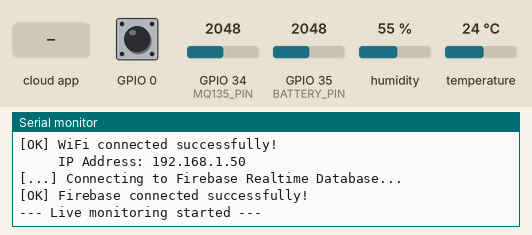
Simulated run of this sketch. Board: ESP32. Shown: the last lines printed to the serial monitor. Inputs (shaded band) come from the test bench; at power-on: humidity 55 %, GPIO 34 (MQ135_PIN) = 2048, GPIO 35 (BATTERY_PIN) = 2048, temperature 24 °C, GPIO 0 HIGH (analog values on the 0–4095 scale). WiFi joins after 1.5 s; servers stay silent unless stated; uploads are accepted with an empty reply; the Firebase database answers and starts empty.

Above: at 2.8 s.
2.9 s: the phone or cloud app sets recipient_email to 0
At 4.5 s:
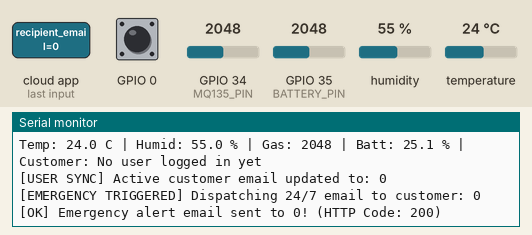
4.8 s: humidity set to 22 %
At 7.5 s:
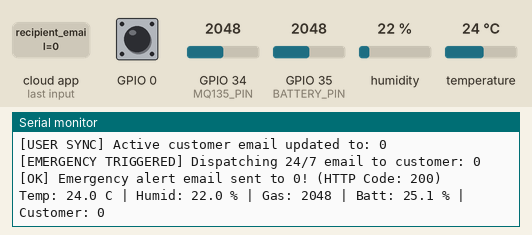
10.5 s: GPIO 34 (MQ135_PIN) set to 1560
At 12.2 s:
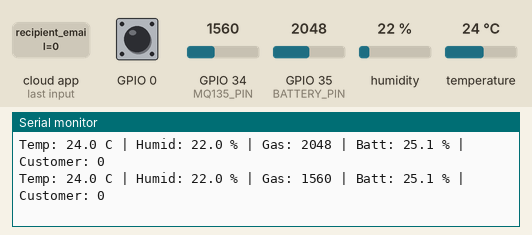
12.3 s: GPIO 35 (BATTERY_PIN) set to 1560
14.1 s: temperature set to 12 °C
At 15.5 s:
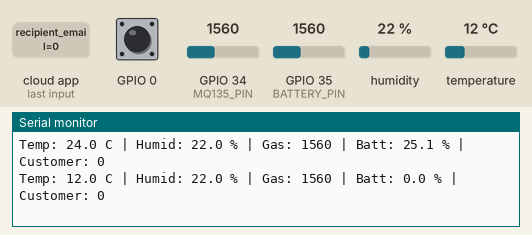
15.9 s: GPIO 34 (MQ135_PIN) set to 1640
At 18.5 s:
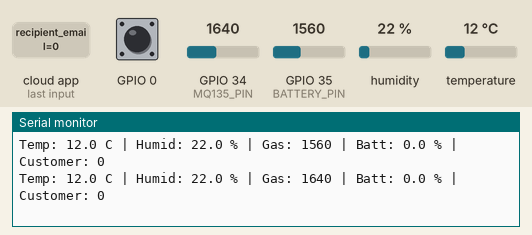
Timing chart, 0 to 18.7 s (numbered marks = the images above; inputs shaded):
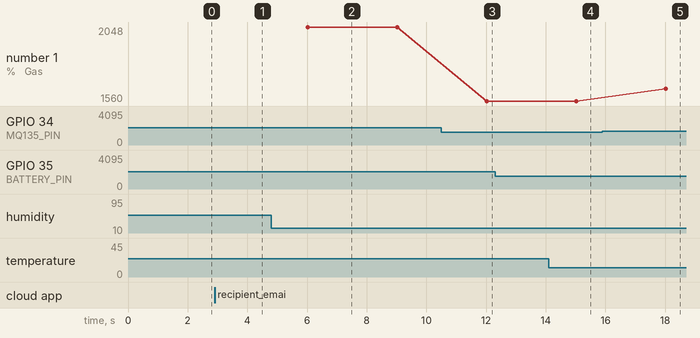

Measured:
- after the input at 2.9 s, the serial monitor: prints a new line after 0.43 s (image 1)
- after the input at 4.8 s, the serial monitor: prints a new line after 1.2 s (image 2)
- after the input at 10.5 s, the serial monitor: prints a new line after 1.5 s (image 3)
- after the input at 14.1 s, the serial monitor: prints a new line after 0.92 s (image 4)
- after the input at 15.9 s, the serial monitor: prints a new line after 2.1 s (image 5)
- plotted number 1: 2048 → 1560 after the input at 10.5 s, 1560 → 1640 after the input at 15.9 s

The sketch:

air_quality_monitor.ino
```cpp
/*
 * ============================================
 * ESP32 Air Quality Monitor (Multi-User Ready)
 * - Sends sensor data to Firebase Realtime Database
 * - DYNAMICALLY fetches the logged-in customer's email from Firebase
 * - Dispatches 24/7 Emergency Alerts to ANY customer's Gmail
 *   (Customer just logs in with Google on the website - zero setup for customer!)
 * ============================================
 *
 * WIRING:
 *   DHT11 DATA   -> GPIO 4
 *   MQ-135 AO    -> GPIO 34 (via voltage divider)
 *   Battery ADC  -> GPIO 35 (via 100k/100k divider)
 */

#include <WiFi.h>
#include <WiFiManager.h> // WiFiManager by tzapu (Install via Arduino Library Manager)
#include <WiFiClientSecure.h>
#include <HTTPClient.h>
#include <Firebase_ESP_Client.h>
#include <DHT.h>

#include "addons/TokenHelper.h"
#include "addons/RTDBHelper.h"

// ============================================
// SYSTEM & CLOUD CONFIGURATION (Setup by Creator ONCE)
// ============================================
// Note: WiFi is now automatically configured via "AirQuality-Setup" Captive Portal!
// No hardcoded passwords needed!

// Firebase Project Config
#define API_KEY         "AIzaSyDMKU--Mqbn9eRkmVdgbf2dz9BE0J19_CA"
#define DATABASE_URL    "https://air-quality-monitor-50d6c-default-rtdb.asia-southeast1.firebasedatabase.app"

// Firebase Authentication for ESP32
#define USER_EMAIL      "esp32device@gmail.com"
#define USER_PASSWORD   "esp32pass123"

// Google Apps Script Webhook URL (Processes 24/7 emergency emails for any customer)
// Setup: Paste your deployed Google Apps Script Web App URL here
#define GOOGLE_SCRIPT_WEBHOOK_URL "https://script.google.com/macros/s/AKfycbx5ejwP3ws6pUvstoxEI5PJd7yKA26wlXqTAxPROqf7V8u1VtVDr9XN6gYraY-p-rLOsA/exec"

// Emergency Hazard Thresholds
#define EMERGENCY_GAS_THRESHOLD   1600   // MQ-135 reading above 1600 = Hazardous Gas/Smoke
#define EMERGENCY_TEMP_THRESHOLD  40.0   // DHT11 Temp above 40°C = Fire/Extreme Heat
#define EMERGENCY_HUMID_THRESHOLD 88.0   // DHT11 Humidity above 88% = Critical Condensation

// 5-minute cooldown between emails to prevent inbox spam
#define ALERT_COOLDOWN_MS        300000

// ============================================
// PIN DEFINITIONS
// ============================================

#define DHT_PIN         4       // DHT11 DATA pin
#define DHT_TYPE        DHT11   // Sensor type
#define MQ135_PIN       34      // MQ-135 Analog Output (ADC1_CH6)
#define BATTERY_PIN     35      // Battery voltage divider (ADC1_CH7)

#define SEND_INTERVAL   3000    // Send data every 3 seconds

// ============================================
// OBJECTS & VARIABLES
// ============================================

DHT dht(DHT_PIN, DHT_TYPE);

FirebaseData fbdo;
FirebaseAuth fbAuth;
FirebaseConfig fbConfig;

unsigned long lastSendTime = 0;
unsigned long lastAlertSentTime = 0;
bool firebaseReady = false;

// Dynamically holds the currently logged-in customer's email from Firebase
String currentCustomerEmail = "";

const float BATTERY_FULL = 4.2;
const float BATTERY_EMPTY = 3.0;

// Function Declarations
void connectWiFi();
void sendToFirebase(float temperature, float humidity, int gas, float battery);
void updateCustomerEmailFromFirebase();
void checkEmergencyAndSendEmail(float temperature, float humidity, int gas);
void dispatchEmailToCustomer(String targetEmail, String subject, String emailBody);

// ============================================
// SETUP
// ============================================

void setup() {
    Serial.begin(115200);
    Serial.println("\n==========================================");
    Serial.println(" ESP32 Air Monitor (Multi-Customer Mode)");
    Serial.println("==========================================\n");

    dht.begin();
    Serial.println("[OK] DHT11 sensor initialized.");

    analogReadResolution(12);
    analogSetAttenuation(ADC_11db);
    Serial.println("[OK] ADC configured (12-bit, 0-3.3V).");

    connectWiFi();

    fbConfig.api_key = API_KEY;
    fbConfig.database_url = DATABASE_URL;
    fbAuth.user.email = USER_EMAIL;
    fbAuth.user.password = USER_PASSWORD;
    fbConfig.token_status_callback = tokenStatusCallback;

    Firebase.begin(&fbConfig, &fbAuth);
    Firebase.reconnectWiFi(true);

    Serial.println("[...] Connecting to Firebase Realtime Database...");

    unsigned long startWait = millis();
    while (!Firebase.ready() && (millis() - startWait) < 15000) {
        delay(100);
    }

    if (Firebase.ready()) {
        firebaseReady = true;
        Serial.println("[OK] Firebase connected successfully!");
        updateCustomerEmailFromFirebase();
    }

    Serial.println("\n--- Live monitoring started ---\n");
}

// ============================================
// MAIN LOOP
// ============================================

void loop() {
    if (millis() - lastSendTime >= SEND_INTERVAL) {
        lastSendTime = millis();

        float temperature = dht.readTemperature();
        float humidity = dht.readHumidity();

        if (isnan(temperature) || isnan(humidity)) {
            temperature = 0;
            humidity = 0;
        }

        int gasRaw = analogRead(MQ135_PIN);

        int batteryRaw = analogRead(BATTERY_PIN);
        float batteryVoltage = (batteryRaw / 4095.0) * 3.3 * 2.0;
        float batteryPercent = ((batteryVoltage - BATTERY_EMPTY) / (BATTERY_FULL - BATTERY_EMPTY)) * 100.0;
        batteryPercent = constrain(batteryPercent, 0, 100);

        Serial.printf("Temp: %.1f C | Humid: %.1f %% | Gas: %d | Batt: %.1f %% | Customer: %s\n",
                       temperature, humidity, gasRaw, batteryPercent,
                       currentCustomerEmail.length() > 0 ? currentCustomerEmail.c_str() : "No user logged in yet");

        if (Firebase.ready()) {
            sendToFirebase(temperature, humidity, gasRaw, batteryPercent);

            // Check every 30 seconds if a new customer logged in
            static unsigned long lastEmailCheck = 0;
            if (millis() - lastEmailCheck > 30000 || currentCustomerEmail == "") {
                lastEmailCheck = millis();
                updateCustomerEmailFromFirebase();
            }
        }

        // Emergency Hazard Detection
        checkEmergencyAndSendEmail(temperature, humidity, gasRaw);
    }
}

// ============================================
// DYNAMIC CUSTOMER EMAIL SYNCHRONIZATION
// ============================================

void updateCustomerEmailFromFirebase() {
    if (Firebase.RTDB.getString(&fbdo, "/alert_settings/recipient_email")) {
        String fetchedEmail = fbdo.stringData();
        if (fetchedEmail.length() > 0 && fetchedEmail != currentCustomerEmail) {
            currentCustomerEmail = fetchedEmail;
            Serial.printf("[USER SYNC] Active customer email updated to: %s\n", currentCustomerEmail.c_str());
        }
    }
}

// ============================================
// EMERGENCY DETECTION & EMAIL DISPATCH
// ============================================

void checkEmergencyAndSendEmail(float temperature, float humidity, int gas) {
    bool gasHazard = (gas >= EMERGENCY_GAS_THRESHOLD);
    bool tempHazard = (temperature >= EMERGENCY_TEMP_THRESHOLD);
    bool humidHazard = (humidity >= EMERGENCY_HUMID_THRESHOLD);

    if (gasHazard || tempHazard || humidHazard) {
        unsigned long currentMillis = millis();

        if (currentMillis - lastAlertSentTime >= ALERT_COOLDOWN_MS || lastAlertSentTime == 0) {
            lastAlertSentTime = currentMillis;

            String subject = "🚨 CRITICAL AIR QUALITY ALERT: Emergency Hazard Detected";
            String body = "Hello,\n\nYour ESP32 Air Quality Monitor has detected dangerous environmental readings:\n\n";

            if (gasHazard) {
                body += "- Hazardous Gas/Smoke Reading: " + String(gas) + " PPM (Threshold: " + String(EMERGENCY_GAS_THRESHOLD) + ")\n";
            }
            if (tempHazard) {
                body += "- Extreme Temperature: " + String(temperature, 1) + " °C (Threshold: " + String(EMERGENCY_TEMP_THRESHOLD, 1) + " °C)\n";
            }
            if (humidHazard) {
                body += "- Critical Condensation/Humidity: " + String(humidity, 1) + " % (Threshold: " + String(EMERGENCY_HUMID_THRESHOLD, 1) + " %)\n";
            }
            body += "\nIMMEDIATE ACTION REQUIRED:\n";
            body += "Please inspect the area for gas leaks, smoke, or fire hazards, and ensure proper ventilation immediately!\n\n";
            body += "Live Website Dashboard: https://air-quality-monitor-delta.vercel.app\n";

            // If we have a customer email from Firebase, send directly to them!
            if (currentCustomerEmail.length() > 0) {
                Serial.printf("\n[EMERGENCY TRIGGERED] Dispatching 24/7 email to customer: %s\n", currentCustomerEmail.c_str());
                dispatchEmailToCustomer(currentCustomerEmail, subject, body);
            } else {
                Serial.println("\n[WARN] Emergency detected, but no customer email is registered in Firebase yet.");
            }
        }
    }
}

/**
 * Dispatch Email to Customer via Google Apps Script Webhook Gateway
 * - Direct Gmail delivery to ANY customer email
 * - Works 24/7 even when website / laptop is completely closed!
 */
void dispatchEmailToCustomer(String targetEmail, String subject, String emailBody) {
    if (WiFi.status() != WL_CONNECTED) {
        Serial.println("[ERROR] WiFi disconnected.");
        return;
    }

    if (String(GOOGLE_SCRIPT_WEBHOOK_URL).indexOf("script.google.com") == -1) {
        Serial.println("[CONFIG NEEDED] Please set your deployed Google Apps Script Webhook URL!");
        return;
    }

    WiFiClientSecure client;
    client.setInsecure();

    HTTPClient http;
    http.setFollowRedirects(HTTPC_STRICT_FOLLOW_REDIRECTS);
    http.setTimeout(12000);
    http.begin(client, GOOGLE_SCRIPT_WEBHOOK_URL);
    http.addHeader("Content-Type", "application/json");

    FirebaseJson json;
    json.set("to", targetEmail);
    json.set("subject", subject);
    json.set("message", emailBody);

    String payload;
    json.toString(payload, false);

    int httpResponseCode = http.POST(payload);

    if (httpResponseCode == 200 || httpResponseCode == 302) {
        Serial.printf("[OK] Emergency alert email sent to %s! (HTTP Code: %d)\n", targetEmail.c_str(), httpResponseCode);
    } else {
        Serial.printf("[ERROR] Failed to send email. Code: %d\n", httpResponseCode);
        String response = http.getString();
        if (response.length() > 0) {
            Serial.printf("Response: %s\n", response.c_str());
        }
    }

    http.end();
}

// ============================================
// HELPER FUNCTIONS
// ============================================

void connectWiFi() {
    // Check if the built-in BOOT button (GPIO 0) is pressed on startup to force-reset WiFi
    pinMode(0, INPUT_PULLUP);
    if (digitalRead(0) == LOW) {
        Serial.println("\n[RESET TRIGGERED] BOOT button held! Erasing saved WiFi...");
        WiFiManager wm;
        wm.resetSettings();
        delay(1000);
    }

    WiFiManager wm;

    // Timeout: If unable to connect to the saved home WiFi within 20 seconds,
    // automatically open the "AirQuality-Setup" portal!
    wm.setConnectTimeout(20);
    wm.setConfigPortalTimeout(180); // Portal stays active for 3 minutes for user input

    Serial.println("\n[WIFI] Attempting connection to saved WiFi...");
    Serial.println("[WIFI] If connection fails or none is saved, hotspot 'AirQuality-Setup' will start.");

    // Starts hotspot "AirQuality-Setup" if connection fails
    bool connected = wm.autoConnect("AirQuality-Setup");

    if (!connected) {
        Serial.println("\n[WIFI] Failed to connect or portal timed out. Restarting ESP32...");
        delay(2000);
        ESP.restart();
    }

    Serial.println("\n[OK] WiFi connected successfully!");
    Serial.printf("     IP Address: %s\n", WiFi.localIP().toString().c_str());
}

void sendToFirebase(float temperature, float humidity, int gas, float battery) {
    FirebaseJson json;
    json.set("temperature", temperature);
    json.set("humidity", humidity);
    json.set("gas", gas);
    json.set("battery", battery);
    json.set("last_seen/.sv", "timestamp");

    if (Firebase.RTDB.setJSON(&fbdo, "/sensor_data", &json)) {
        // Success
    } else {
        Serial.printf("[ERROR] Firebase send failed: %s\n", fbdo.errorReason().c_str());
    }
}
```
